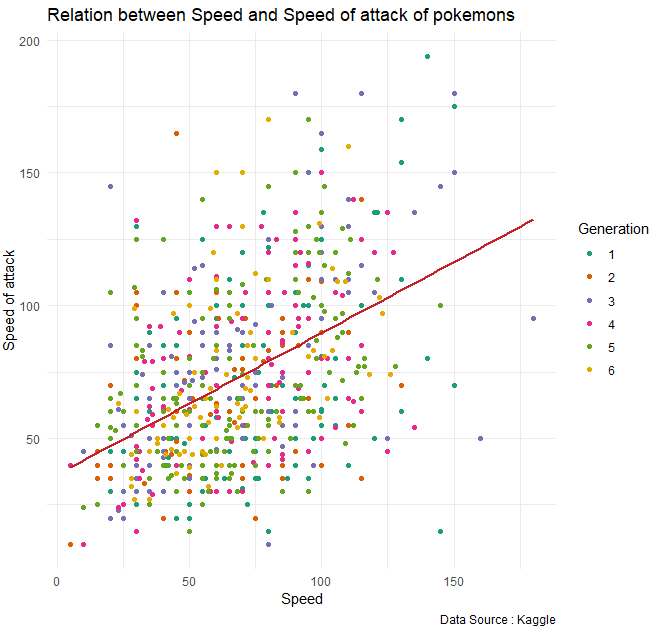

Generate this figure with R:
library(readxl)
Pokemon <- read_excel("C:/Users/Haifa.Benmessaoud/Desktop/Pokemon.xlsx")
View(Pokemon)
names(Pokemon)
library(ggplot2)
ggplot(Pokemon, aes(x = Speed, y = Sp.Atk,color=as.factor(Generation))) +
  geom_point()+
  stat_smooth(method = "lm",
              col = "#C42126",
              se = FALSE,
              size = 1)+
  scale_color_brewer(palette="Dark2")+
  labs(
    x = "Speed",
    y = "Speed of attack",
    color = "Generation",
    title = "Relation between Speed and Speed of attack of pokemons ",
    caption = "Data Source : Kaggle"
  )+ theme_minimal()
